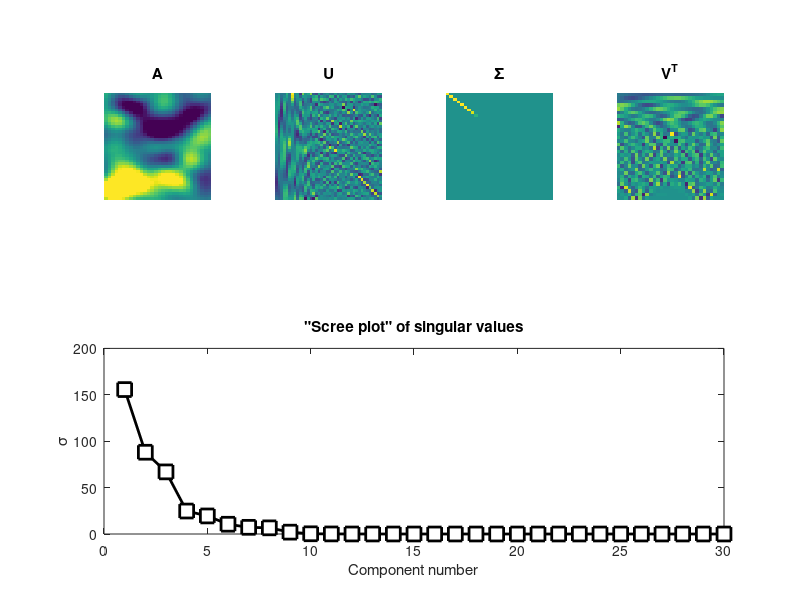
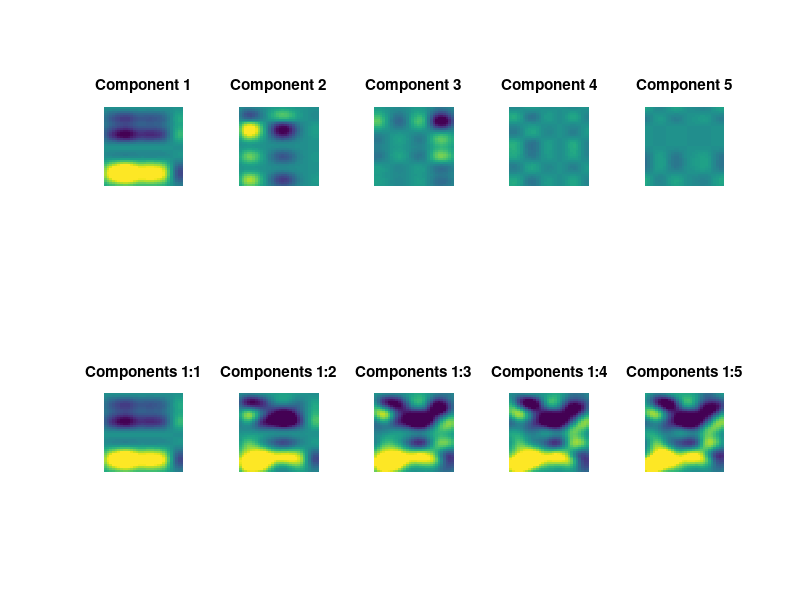

Source code (MATLAB) for these figures, in order:
%%
%     COURSE: Linear algebra: theory and implementation
%    SECTION: Singular value decomposition
%      VIDEO: Spectral theory of matrices
% Instructor: sincxpress.com
% Course url: https://www.udemy.com/course/linear-algebra-theory-and-implementation/?couponCode=202110
% 
%%
clear, clc

%%

% matrix sizes
m = 40;
n = 30;

% define a 2D Gaussian for smoothing
k = round((m+n)/4);
[X,Y] = meshgrid(linspace(-3,3,k));
g2d = exp( -(X.^2 + Y.^2)/(k/8) );


% matrix
A = conv2(randn(m,n),g2d,'same');

% SVD
[U,S,V] = svd(A);

% color limit based on matrix range
clim = [-.5 .5]*max(abs(A(:)));

% show the constituent matrices
figure(2), clf
subplot(241), imagesc(A)
axis square, axis off, title('A')
set(gca,'clim',clim)

subplot(242), imagesc(U)
axis square, axis off, title('U')

subplot(243), imagesc(S)
axis square, axis off, title('\Sigma')
set(gca,'clim',clim)

subplot(244), imagesc(V')
axis square, axis off, title('V^T')

subplot(212)
plot(diag(S),'ks-','linew',2,'markersize',10,'markerfacecolor','w')
xlabel('Component number'), ylabel('\sigma')
title('"Scree plot" of singular values')

%% now show the first 5 "layers" separately

figure(3), clf

rank1mats = zeros(5,m,n);

for i=1:5
    
    % create rank1 matrix
    rank1mats(i,:,:) = U(:,i)*S(i,i)*V(:,i)';
    
    subplot(2,5,i)
    imagesc(squeeze(rank1mats(i,:,:)))
    axis square, axis off
    set(gca,'clim',clim)
    title([ 'Component ' num2str(i) ])
    
    subplot(2,5,i+5)
    imagesc(squeeze(sum(rank1mats(1:i,:,:),1)))
    axis square, axis off
    set(gca,'clim',clim)
    title([ 'Components 1:' num2str(i) ])
end

%% done.
